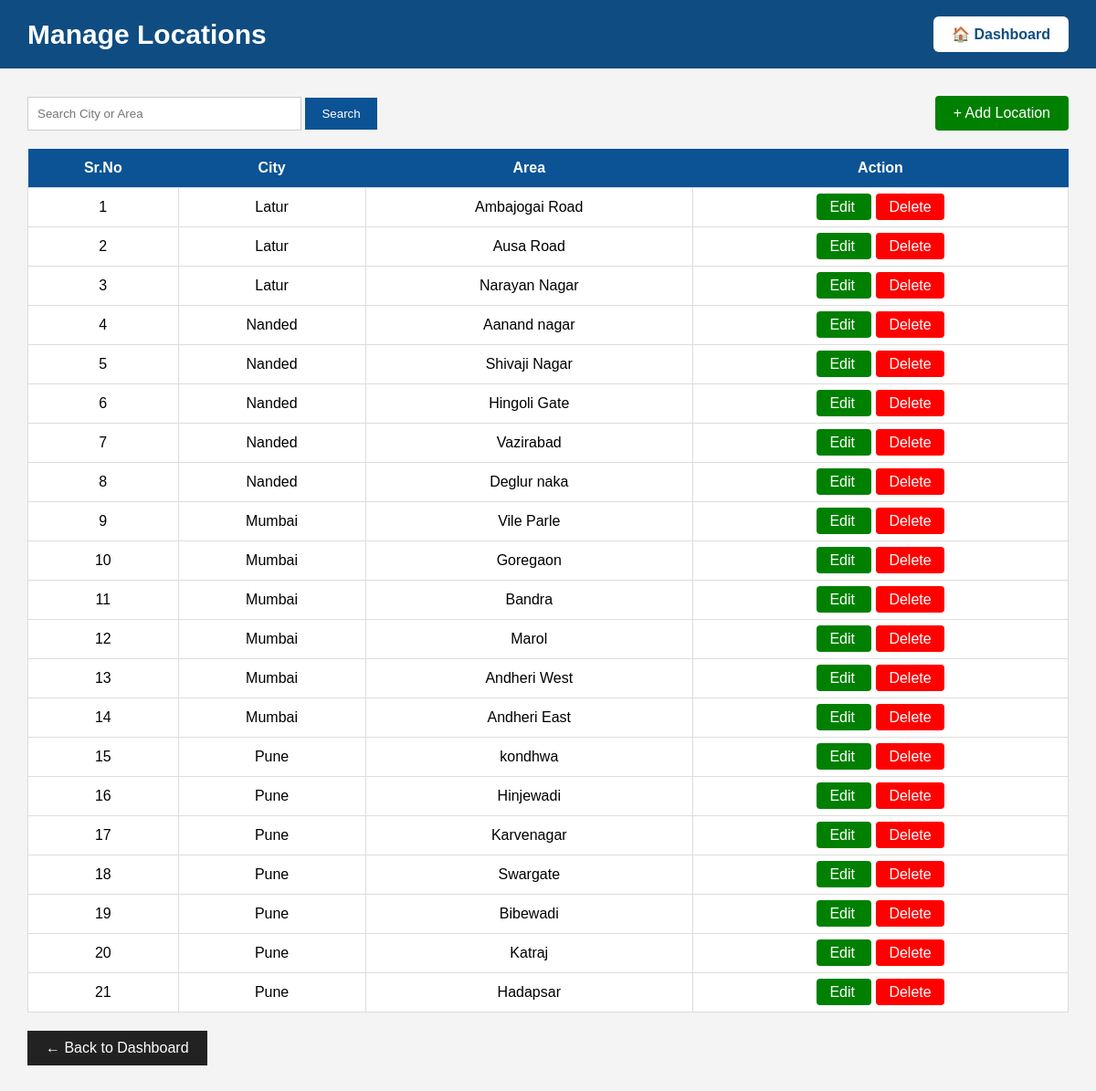
Page /locations.php (signed in) on the committed database.
### tables this page shows
CREATE TABLE `locations` (
  `id` int(11) NOT NULL,
  `city` varchar(100) NOT NULL,
  `area` varchar(100) NOT NULL
);

### locations.php (the view, shortened to what this page needs)
<?php
include("../includes/db.php");
$search="";
if(isset($_GET['search']))
{
    $search=mysqli_real_escape_string($conn,$_GET['search']);
    $sql="SELECT * FROM locations
          WHERE city LIKE '%$search%'
          OR area LIKE '%$search%'
          ORDER BY id DESC";
}
else
{
    $sql="SELECT * FROM locations
          ORDER BY id DESC";
}
$result=mysqli_query($conn,$sql);
?>
<!DOCTYPE html>
<html>
<head>
</head>
<body>
<div class="top-bar">
<h2>Manage Locations</h2>
<a href="dashboard.php" class="dashboard-btn">
🏠 Dashboard
</a>
</div>
<div class="container">
<div class="top">
<form method="GET" class="search-box">
<input
type="text"
name="search"
placeholder="Search City or Area"
value="<?php echo htmlspecialchars($search); ?>">
<button type="submit">
Search
</button>
</form>
<a href="add_location.php" class="btn-add">
+ Add Location
</a>
</div>
<table>
<tr>
<th>Sr.No</th>
<th>City</th>
<th>Area</th>
<th>Action</th>
</tr>
<?php
$sr=1;
if(mysqli_num_rows($result)>0)
{
while($row=mysqli_fetch_assoc($result))
{
?>
<tr>
<td><?php echo $sr++; ?></td>
<td><?php echo htmlspecialchars($row['city']); ?></td>
<td><?php echo htmlspecialchars($row['area']); ?></td>
<td>
<a
class="edit-btn"
href="edit_location.php?id=<?php echo $row['id']; ?>">
Edit
</a>
<a
class="delete-btn"
href="delete_location.php?id=<?php echo $row['id']; ?>"
onclick="return confirm('Delete this location?')">
Delete
</a>
</td>
</tr>
<?php
}
}
?>
</table>
<a href="dashboard.php" class="back-btn">
← Back to Dashboard
</a>
</div>
</body>
</html>

### locations.php (style rules this page uses)
* { margin:0; padding:0; box-sizing:border-box; font-family:Arial,sans-serif; }
body { background:#f4f4f4; }
.top-bar { background:#0F4C81; color:white; padding:18px 30px; display:flex; justify-content:space-between; align-items:center; }
.top-bar h2 { font-size:30px; }
.dashboard-btn { background:white; color:#0F4C81; text-decoration:none; padding:10px 20px; border-radius:6px; font-weight:bold; }
.container { width:95%; margin:30px auto; }
.top { display:flex; justify-content:space-between; align-items:center; margin-bottom:20px; }
.search-box input { padding:10px; width:300px; border:1px solid #ccc; }
.search-box button { padding:10px 18px; background:#0b5394; color:white; border:none; cursor:pointer; }
.btn-add { background:green; color:white; text-decoration:none; padding:10px 20px; border-radius:4px; }
table { width:100%; border-collapse:collapse; background:white; }
table th { background:#0b5394; color:white; padding:12px; }
table td { border:1px solid #ddd; padding:12px; text-align:center; }
.edit-btn { background:green; color:white; text-decoration:none; padding:6px 14px; border-radius:4px; }
.delete-btn { background:red; color:white; text-decoration:none; padding:6px 14px; border-radius:4px; margin-left:5px; }
.back-btn { display:inline-block; margin-top:20px; background:#222; color:white; text-decoration:none; padding:10px 20px; }

### rows in the picture
locations: city "Latur", area "Ambajogai Road"
locations: city "Latur", area "Ausa Road"
locations: city "Latur", area "Narayan Nagar"
locations: city "Nanded", area "Aanand nagar"
locations: city "Nanded", area "Shivaji Nagar"
locations: city "Nanded", area "Hingoli Gate"
locations: city "Nanded", area "Vazirabad"
locations: city "Nanded", area "Deglur naka"
locations: city "Mumbai", area "Vile Parle"
locations: city "Mumbai", area "Goregaon"
locations: city "Mumbai", area "Bandra"
locations: city "Mumbai", area "Marol"
locations: city "Mumbai", area "Andheri West"
locations: city "Mumbai", area "Andheri East"
locations: city "Pune", area "kondhwa"
locations: city "Pune", area "Hinjewadi"
locations: city "Pune", area "Karvenagar"
locations: city "Pune", area "Swargate"
locations: city "Pune", area "Bibewadi"
locations: city "Pune", area "Katraj"
locations: city "Pune", area "Hadapsar"
